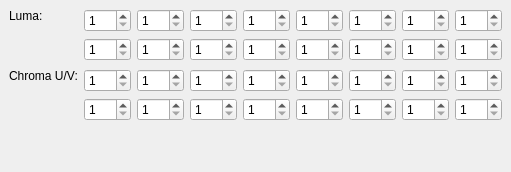
     <widget class="QWidget" name="tab_2" >
      <attribute name="title" >
       <string>Inter 4x4</string>
      </attribute>
      <layout class="QVBoxLayout" >
       <property name="margin" >
        <number>9</number>
       </property>
       <property name="spacing" >
        <number>6</number>
       </property>
       <item>
        <layout class="QHBoxLayout" >
         <property name="margin" >
          <number>0</number>
         </property>
         <property name="spacing" >
          <number>6</number>
         </property>
         <item>
          <layout class="QVBoxLayout" >
           <property name="margin" >
            <number>0</number>
           </property>
           <property name="spacing" >
            <number>6</number>
           </property>
           <item>
            <widget class="QLabel" name="label_4" >
             <property name="text" >
              <string>Luma:</string>
             </property>
            </widget>
           </item>
           <item>
            <spacer>
             <property name="orientation" >
              <enum>Qt::Vertical</enum>
             </property>
             <property name="sizeHint" >
              <size>
               <width>20</width>
               <height>40</height>
              </size>
             </property>
            </spacer>
           </item>
          </layout>
         </item>
         <item>
          <layout class="QGridLayout" >
           <property name="margin" >
            <number>0</number>
           </property>
           <property name="spacing" >
            <number>6</number>
           </property>
           <item row="1" column="7" >
            <widget class="QSpinBox" name="inter4x4Luma16SpinBox" >
             <property name="maximum" >
              <number>255</number>
             </property>
             <property name="minimum" >
              <number>1</number>
             </property>
            </widget>
           </item>
           <item row="0" column="3" >
            <widget class="QSpinBox" name="inter4x4Luma4SpinBox" >
             <property name="maximum" >
              <number>255</number>
             </property>
             <property name="minimum" >
              <number>1</number>
             </property>
            </widget>
           </item>
           <item row="1" column="3" >
            <widget class="QSpinBox" name="inter4x4Luma12SpinBox" >
             <property name="maximum" >
              <number>255</number>
             </property>
             <property name="minimum" >
              <number>1</number>
             </property>
            </widget>
           </item>
           <item row="0" column="6" >
            <widget class="QSpinBox" name="inter4x4Luma7SpinBox" >
             <property name="maximum" >
              <number>255</number>
             </property>
             <property name="minimum" >
              <number>1</number>
             </property>
            </widget>
           </item>
           <item row="1" column="5" >
            <widget class="QSpinBox" name="inter4x4Luma14SpinBox" >
             <property name="maximum" >
              <number>255</number>
             </property>
             <property name="minimum" >
              <number>1</number>
             </property>
            </widget>
           </item>
           <item row="1" column="0" >
            <widget class="QSpinBox" name="inter4x4Luma9SpinBox" >
             <property name="maximum" >
              <number>255</number>
             </property>
             <property name="minimum" >
              <number>1</number>
             </property>
            </widget>
           </item>
           <item row="1" column="4" >
            <widget class="QSpinBox" name="inter4x4Luma13SpinBox" >
             <property name="maximum" >
              <number>255</number>
             </property>
             <property name="minimum" >
              <number>1</number>
             </property>
            </widget>
           </item>
           <item row="1" column="2" >
            <widget class="QSpinBox" name="inter4x4Luma11SpinBox" >
             <property name="maximum" >
              <number>255</number>
             </property>
             <property name="minimum" >
              <number>1</number>
             </property>
            </widget>
           </item>
           <item row="0" column="5" >
            <widget class="QSpinBox" name="inter4x4Luma6SpinBox" >
             <property name="maximum" >
              <number>255</number>
             </property>
             <property name="minimum" >
              <number>1</number>
             </property>
            </widget>
           </item>
           <item row="1" column="6" >
            <widget class="QSpinBox" name="inter4x4Luma15SpinBox" >
             <property name="maximum" >
              <number>255</number>
             </property>
             <property name="minimum" >
              <number>1</number>
             </property>
            </widget>
           </item>
           <item row="0" column="2" >
            <widget class="QSpinBox" name="inter4x4Luma3SpinBox" >
             <property name="maximum" >
              <number>255</number>
             </property>
             <property name="minimum" >
              <number>1</number>
             </property>
            </widget>
           </item>
           <item row="0" column="0" >
            <widget class="QSpinBox" name="inter4x4Luma1SpinBox" >
             <property name="maximum" >
              <number>255</number>
             </property>
             <property name="minimum" >
              <number>1</number>
             </property>
            </widget>
           </item>
           <item row="0" column="7" >
            <widget class="QSpinBox" name="inter4x4Luma8SpinBox" >
             <property name="maximum" >
              <number>255</number>
             </property>
             <property name="minimum" >
              <number>1</number>
             </property>
            </widget>
           </item>
           <item row="1" column="1" >
            <widget class="QSpinBox" name="inter4x4Luma10SpinBox" >
             <property name="maximum" >
              <number>255</number>
             </property>
             <property name="minimum" >
              <number>1</number>
             </property>
            </widget>
           </item>
           <item row="0" column="1" >
            <widget class="QSpinBox" name="inter4x4Luma2SpinBox" >
             <property name="maximum" >
              <number>255</number>
             </property>
             <property name="minimum" >
              <number>1</number>
             </property>
            </widget>
           </item>
           <item row="0" column="4" >
            <widget class="QSpinBox" name="inter4x4Luma5SpinBox" >
             <property name="maximum" >
              <number>255</number>
             </property>
             <property name="minimum" >
              <number>1</number>
             </property>
            </widget>
           </item>
          </layout>
         </item>
        </layout>
       </item>
       <item>
        <layout class="QHBoxLayout" >
         <property name="margin" >
          <number>0</number>
         </property>
         <property name="spacing" >
          <number>6</number>
         </property>
         <item>
          <layout class="QVBoxLayout" >
           <property name="margin" >
            <number>0</number>
           </property>
           <property name="spacing" >
            <number>6</number>
           </property>
           <item>
            <widget class="QLabel" name="label_5" >
             <property name="text" >
              <string>Chroma U/V:</string>
             </property>
            </widget>
           </item>
           <item>
            <spacer>
             <property name="orientation" >
              <enum>Qt::Vertical</enum>
             </property>
             <property name="sizeHint" >
              <size>
               <width>20</width>
               <height>40</height>
              </size>
             </property>
            </spacer>
           </item>
          </layout>
         </item>
         <item>
          <layout class="QGridLayout" >
           <property name="margin" >
            <number>0</number>
           </property>
           <property name="spacing" >
            <number>6</number>
           </property>
           <item row="1" column="7" >
            <widget class="QSpinBox" name="interChroma16SpinBox" >
             <property name="maximum" >
              <number>255</number>
             </property>
             <property name="minimum" >
              <number>1</number>
             </property>
            </widget>
           </item>
           <item row="0" column="3" >
            <widget class="QSpinBox" name="interChroma4SpinBox" >
             <property name="maximum" >
              <number>255</number>
             </property>
             <property name="minimum" >
              <number>1</number>
             </property>
            </widget>
           </item>
           <item row="1" column="3" >
            <widget class="QSpinBox" name="interChroma12SpinBox" >
             <property name="maximum" >
              <number>255</number>
             </property>
             <property name="minimum" >
              <number>1</number>
             </property>
            </widget>
           </item>
           <item row="0" column="6" >
            <widget class="QSpinBox" name="interChroma7SpinBox" >
             <property name="maximum" >
              <number>255</number>
             </property>
             <property name="minimum" >
              <number>1</number>
             </property>
            </widget>
           </item>
           <item row="1" column="5" >
            <widget class="QSpinBox" name="interChroma14SpinBox" >
             <property name="maximum" >
              <number>255</number>
             </property>
             <property name="minimum" >
              <number>1</number>
             </property>
            </widget>
           </item>
           <item row="1" column="0" >
            <widget class="QSpinBox" name="interChroma9SpinBox" >
             <property name="maximum" >
              <number>255</number>
             </property>
             <property name="minimum" >
              <number>1</number>
             </property>
            </widget>
           </item>
           <item row="1" column="4" >
            <widget class="QSpinBox" name="interChroma13SpinBox" >
             <property name="maximum" >
              <number>255</number>
             </property>
             <property name="minimum" >
              <number>1</number>
             </property>
            </widget>
           </item>
           <item row="1" column="2" >
            <widget class="QSpinBox" name="interChroma11SpinBox" >
             <property name="maximum" >
              <number>255</number>
             </property>
             <property name="minimum" >
              <number>1</number>
             </property>
            </widget>
           </item>
           <item row="0" column="5" >
            <widget class="QSpinBox" name="interChroma6SpinBox" >
             <property name="maximum" >
              <number>255</number>
             </property>
             <property name="minimum" >
              <number>1</number>
             </property>
            </widget>
           </item>
           <item row="1" column="6" >
            <widget class="QSpinBox" name="interChroma15SpinBox" >
             <property name="maximum" >
              <number>255</number>
             </property>
             <property name="minimum" >
              <number>1</number>
             </property>
            </widget>
           </item>
           <item row="0" column="2" >
            <widget class="QSpinBox" name="interChroma3SpinBox" >
             <property name="maximum" >
              <number>255</number>
             </property>
             <property name="minimum" >
              <number>1</number>
             </property>
            </widget>
           </item>
           <item row="0" column="0" >
            <widget class="QSpinBox" name="interChroma1SpinBox" >
             <property name="maximum" >
              <number>255</number>
             </property>
             <property name="minimum" >
              <number>1</number>
             </property>
            </widget>
           </item>
           <item row="0" column="7" >
            <widget class="QSpinBox" name="interChroma8SpinBox" >
             <property name="maximum" >
              <number>255</number>
             </property>
             <property name="minimum" >
              <number>1</number>
             </property>
            </widget>
           </item>
           <item row="1" column="1" >
            <widget class="QSpinBox" name="interChroma10SpinBox" >
             <property name="maximum" >
              <number>255</number>
             </property>
             <property name="minimum" >
              <number>1</number>
             </property>
            </widget>
           </item>
           <item row="0" column="1" >
            <widget class="QSpinBox" name="interChroma2SpinBox" >
             <property name="maximum" >
              <number>255</number>
             </property>
             <property name="minimum" >
              <number>1</number>
             </property>
            </widget>
           </item>
           <item row="0" column="4" >
            <widget class="QSpinBox" name="interChroma5SpinBox" >
             <property name="maximum" >
              <number>255</number>
             </property>
             <property name="minimum" >
              <number>1</number>
             </property>
            </widget>
           </item>
          </layout>
         </item>
        </layout>
       </item>
       <item>
        <spacer>
         <property name="orientation" >
          <enum>Qt::Vertical</enum>
         </property>
         <property name="sizeHint" >
          <size>
           <width>20</width>
           <height>40</height>
          </size>
         </property>
        </spacer>
       </item>
      </layout>
     </widget>
